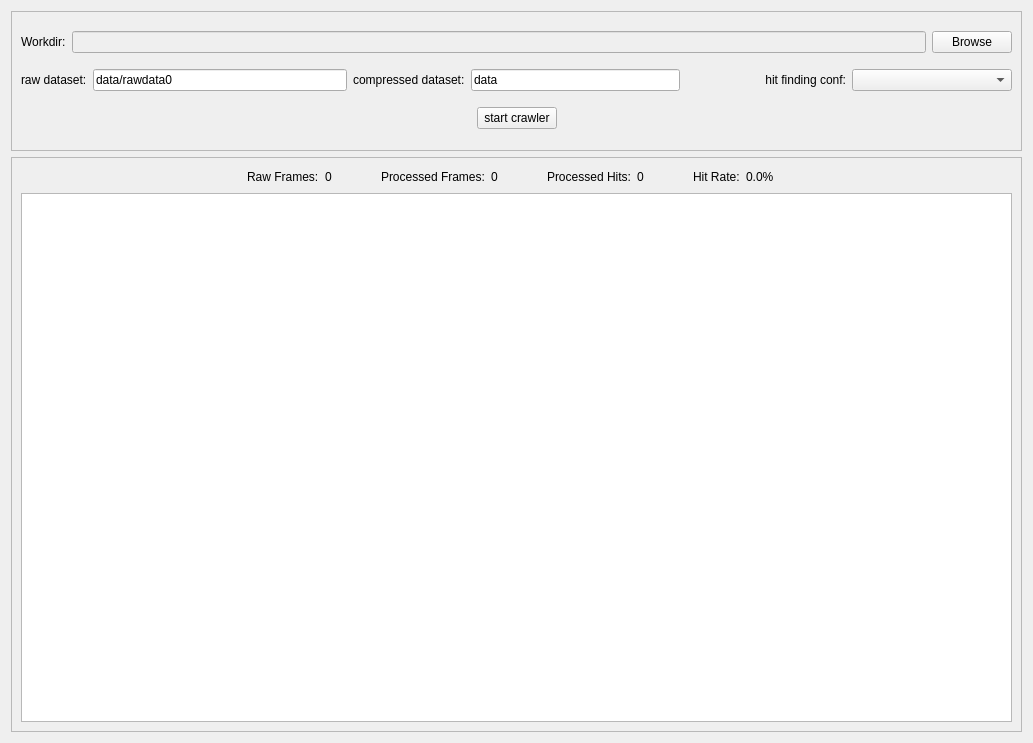
<?xml version="1.0" encoding="UTF-8"?>
<ui version="4.0">
 <class>Form</class>
 <widget class="QWidget" name="Form">
  <property name="geometry">
   <rect>
    <x>0</x>
    <y>0</y>
    <width>1033</width>
    <height>743</height>
   </rect>
  </property>
  <property name="minimumSize">
   <size>
    <width>0</width>
    <height>150</height>
   </size>
  </property>
  <property name="windowTitle">
   <string>Batch Jobs</string>
  </property>
  <layout class="QVBoxLayout" name="verticalLayout_2" stretch="0,1">
   <item>
    <widget class="QFrame" name="frame">
     <property name="minimumSize">
      <size>
       <width>0</width>
       <height>140</height>
      </size>
     </property>
     <property name="maximumSize">
      <size>
       <width>16777215</width>
       <height>300</height>
      </size>
     </property>
     <property name="frameShape">
      <enum>QFrame::StyledPanel</enum>
     </property>
     <property name="frameShadow">
      <enum>QFrame::Raised</enum>
     </property>
     <layout class="QVBoxLayout" name="verticalLayout_3">
      <item>
       <layout class="QHBoxLayout" name="horizontalLayout">
        <item>
         <widget class="QLabel" name="label">
          <property name="text">
           <string>Workdir:</string>
          </property>
         </widget>
        </item>
        <item>
         <widget class="QLineEdit" name="workdir_lineedit">
          <property name="enabled">
           <bool>false</bool>
          </property>
         </widget>
        </item>
        <item>
         <widget class="QPushButton" name="browse_btn">
          <property name="text">
           <string>Browse</string>
          </property>
         </widget>
        </item>
       </layout>
      </item>
      <item>
       <layout class="QHBoxLayout" name="horizontalLayout_6" stretch="1,1,1">
        <item>
         <layout class="QHBoxLayout" name="horizontalLayout_2">
          <item>
           <widget class="QLabel" name="label_2">
            <property name="text">
             <string>raw dataset:</string>
            </property>
           </widget>
          </item>
          <item>
           <widget class="QLineEdit" name="raw_dataset_lineedit">
            <property name="text">
             <string>data/rawdata0</string>
            </property>
           </widget>
          </item>
         </layout>
        </item>
        <item>
         <layout class="QHBoxLayout" name="horizontalLayout_4">
          <item>
           <widget class="QLabel" name="label_3">
            <property name="text">
             <string>compressed dataset:</string>
            </property>
           </widget>
          </item>
          <item>
           <widget class="QLineEdit" name="comp_dataset_lineedit">
            <property name="text">
             <string>data</string>
            </property>
           </widget>
          </item>
         </layout>
        </item>
        <item>
         <layout class="QHBoxLayout" name="horizontalLayout_3">
          <item>
           <widget class="QLabel" name="label_4">
            <property name="text">
             <string>hit finding conf:</string>
            </property>
            <property name="alignment">
             <set>Qt::AlignRight|Qt::AlignTrailing|Qt::AlignVCenter</set>
            </property>
           </widget>
          </item>
          <item>
           <widget class="QComboBox" name="hit_finding_conf"/>
          </item>
         </layout>
        </item>
       </layout>
      </item>
      <item>
       <layout class="QHBoxLayout" name="horizontalLayout_5">
        <item>
         <spacer name="horizontalSpacer_3">
          <property name="orientation">
           <enum>Qt::Horizontal</enum>
          </property>
          <property name="sizeHint" stdset="0">
           <size>
            <width>40</width>
            <height>20</height>
           </size>
          </property>
         </spacer>
        </item>
        <item>
         <widget class="QPushButton" name="crawler_btn">
          <property name="text">
           <string>start crawler</string>
          </property>
         </widget>
        </item>
        <item>
         <spacer name="horizontalSpacer_4">
          <property name="orientation">
           <enum>Qt::Horizontal</enum>
          </property>
          <property name="sizeHint" stdset="0">
           <size>
            <width>40</width>
            <height>20</height>
           </size>
          </property>
         </spacer>
        </item>
       </layout>
      </item>
     </layout>
    </widget>
   </item>
   <item>
    <widget class="QFrame" name="frame_2">
     <property name="frameShape">
      <enum>QFrame::StyledPanel</enum>
     </property>
     <property name="frameShadow">
      <enum>QFrame::Raised</enum>
     </property>
     <layout class="QVBoxLayout" name="verticalLayout">
      <item>
       <layout class="QHBoxLayout" name="horizontalLayout_9">
        <item>
         <spacer name="horizontalSpacer">
          <property name="orientation">
           <enum>Qt::Horizontal</enum>
          </property>
          <property name="sizeHint" stdset="0">
           <size>
            <width>40</width>
            <height>20</height>
           </size>
          </property>
         </spacer>
        </item>
        <item>
         <layout class="QHBoxLayout" name="horizontalLayout_8">
          <item>
           <widget class="QLabel" name="label_5">
            <property name="text">
             <string>Raw Frames:</string>
            </property>
           </widget>
          </item>
          <item>
           <widget class="QLabel" name="total_raw_frame_label">
            <property name="minimumSize">
             <size>
              <width>50</width>
              <height>0</height>
             </size>
            </property>
            <property name="lineWidth">
             <number>59</number>
            </property>
            <property name="text">
             <string>0</string>
            </property>
           </widget>
          </item>
         </layout>
        </item>
        <item>
         <widget class="QLabel" name="label_8">
          <property name="text">
           <string>Processed Frames:</string>
          </property>
         </widget>
        </item>
        <item>
         <widget class="QLabel" name="processed_frame_label">
          <property name="minimumSize">
           <size>
            <width>50</width>
            <height>0</height>
           </size>
          </property>
          <property name="text">
           <string>0</string>
          </property>
         </widget>
        </item>
        <item>
         <layout class="QHBoxLayout" name="horizontalLayout_7">
          <item>
           <widget class="QLabel" name="label_6">
            <property name="text">
             <string>Processed Hits:</string>
            </property>
           </widget>
          </item>
          <item>
           <widget class="QLabel" name="processed_hit_label">
            <property name="minimumSize">
             <size>
              <width>50</width>
              <height>0</height>
             </size>
            </property>
            <property name="text">
             <string>0</string>
            </property>
           </widget>
          </item>
         </layout>
        </item>
        <item>
         <widget class="QLabel" name="label_7">
          <property name="text">
           <string>Hit Rate:</string>
          </property>
         </widget>
        </item>
        <item>
         <widget class="QLabel" name="hit_rate_label">
          <property name="minimumSize">
           <size>
            <width>40</width>
            <height>0</height>
           </size>
          </property>
          <property name="text">
           <string>0.0%</string>
          </property>
         </widget>
        </item>
        <item>
         <spacer name="horizontalSpacer_2">
          <property name="orientation">
           <enum>Qt::Horizontal</enum>
          </property>
          <property name="sizeHint" stdset="0">
           <size>
            <width>40</width>
            <height>20</height>
           </size>
          </property>
         </spacer>
        </item>
       </layout>
      </item>
      <item>
       <widget class="QTableWidget" name="job_table">
        <property name="contextMenuPolicy">
         <enum>Qt::CustomContextMenu</enum>
        </property>
        <property name="sizeAdjustPolicy">
         <enum>QAbstractScrollArea::AdjustToContents</enum>
        </property>
        <attribute name="verticalHeaderVisible">
         <bool>false</bool>
        </attribute>
       </widget>
      </item>
     </layout>
    </widget>
   </item>
  </layout>
 </widget>
 <resources/>
 <connections/>
</ui>
